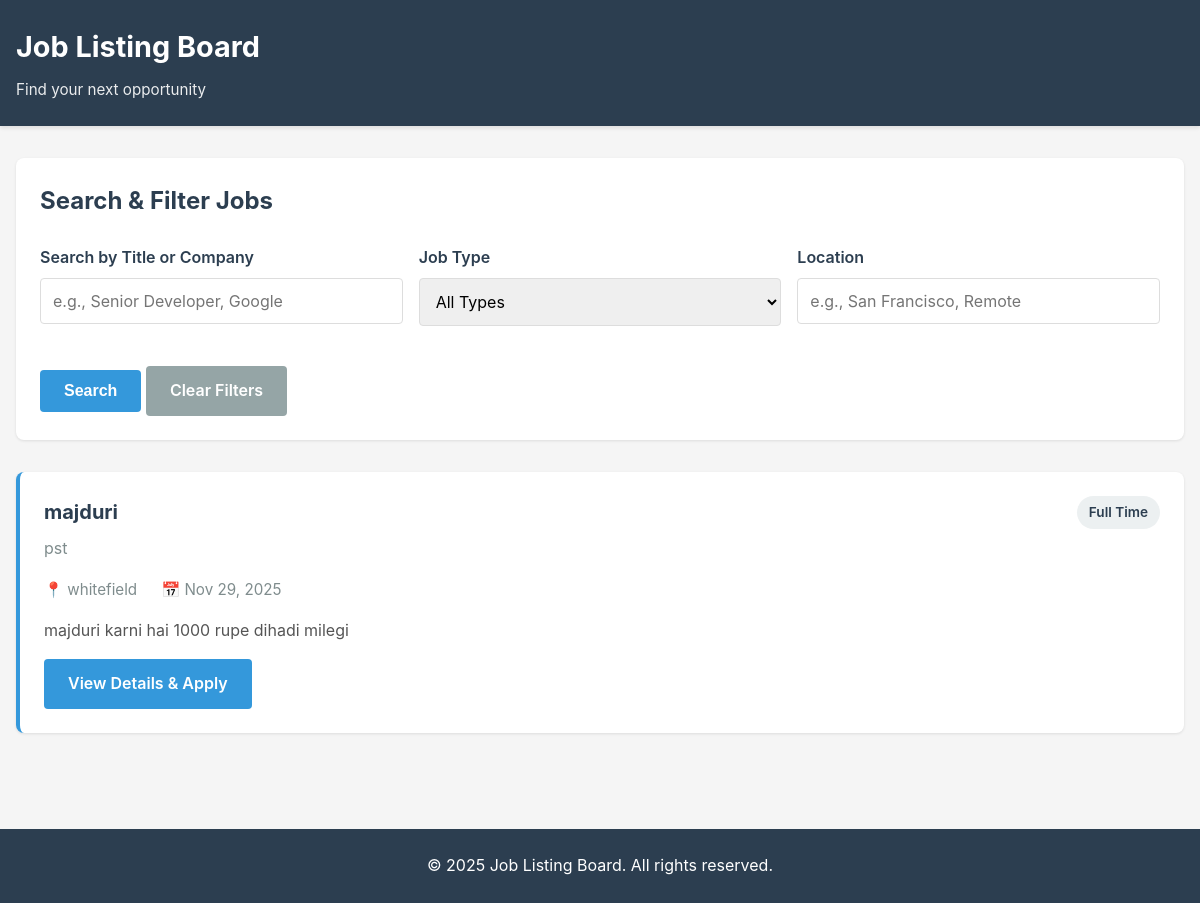
Before: / with the older database file.
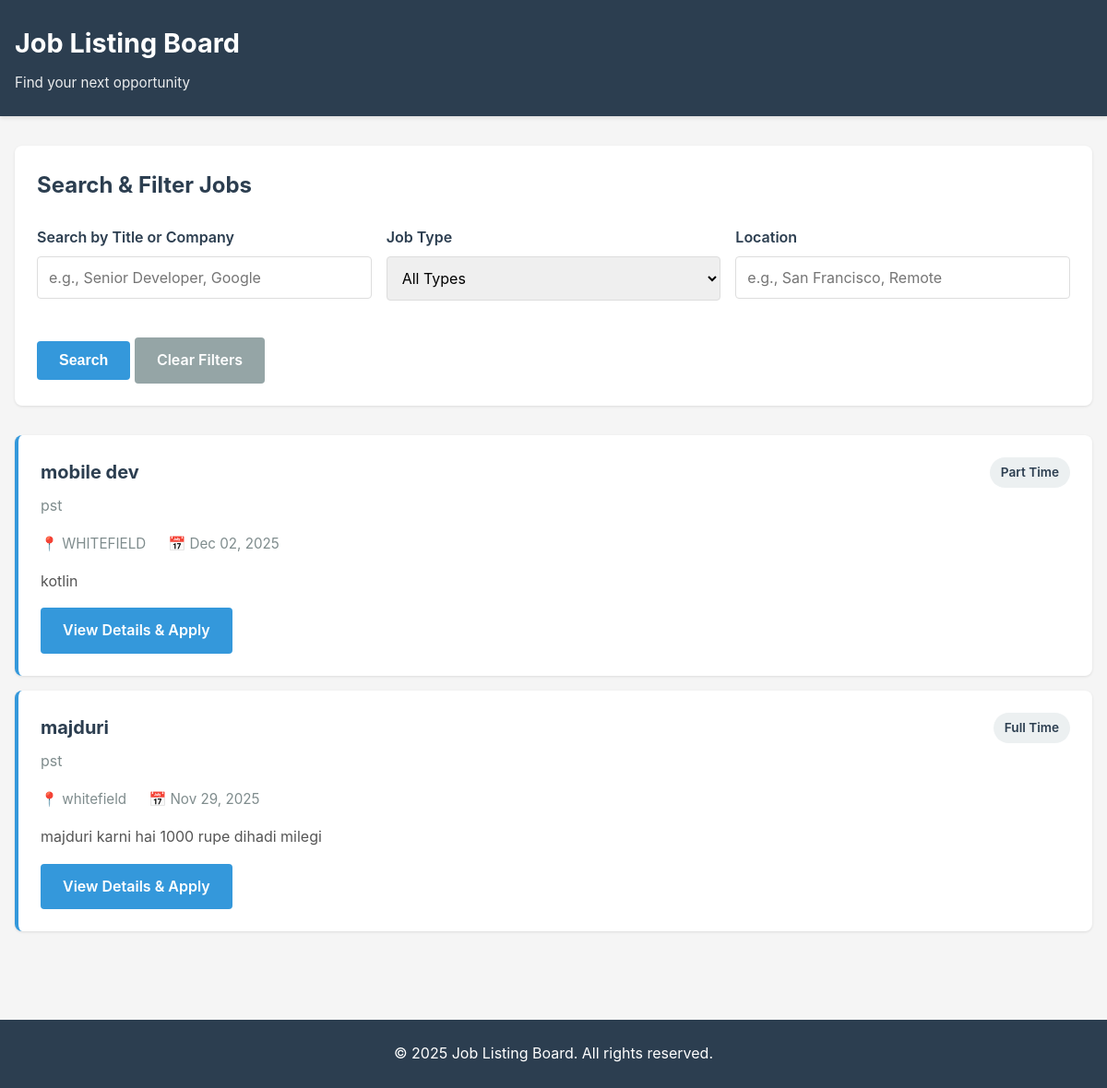
After: the same page with the newer database file.
### jobs/models.py (models this page shows, shortened)
class Job(models.Model):
    JOB_TYPE_CHOICES = [
        ('FT', 'Full Time'),
        ('PT', 'Part Time'),
        ('INTERN', 'Internship'),
    ]
    STATUS_CHOICES = [
        ('DRAFT', 'Draft'),
        ('PUBLISHED', 'Published'),
        ('ARCHIVED', 'Archived'),
    ]
    title = models.CharField(max_length=200)
    company = models.CharField(max_length=200)
    description = models.TextField()
    location = models.CharField(max_length=200)
    job_type = models.CharField(max_length=10, choices=JOB_TYPE_CHOICES)
    status = models.CharField(max_length=10, choices=STATUS_CHOICES, default='DRAFT')
    posted_at = models.DateTimeField(auto_now_add=True)
    updated_at = models.DateTimeField(auto_now=True)
    class Meta:
        ordering = ['-posted_at']
        indexes = [
            models.Index(fields=['status', 'job_type']),
        ]

### jobs/views.py (the view)
# urls.py: path('', views.JobListView.as_view(), name='job_list'),
class JobListView(ListView):
    model = Job
    template_name = 'jobs/job_list.html'
    context_object_name = 'jobs'
    paginate_by = 10
    def get_queryset(self):
        queryset = Job.objects.filter(status='PUBLISHED')
        search_query = self.request.GET.get('search', '')
        if search_query:
            queryset = queryset.filter(
                Q(title__icontains=search_query) | Q(company__icontains=search_query)
            )
        job_type = self.request.GET.get('job_type', '')
        if job_type:
            queryset = queryset.filter(job_type=job_type)
        location = self.request.GET.get('location', '')
        if location:
            queryset = queryset.filter(location__icontains=location)
        return queryset.order_by('-posted_at')
    def get_context_data(self, **kwargs):
        context = super().get_context_data(**kwargs)
        context['search_query'] = self.request.GET.get('search', '')
        context['job_type'] = self.request.GET.get('job_type', '')
        context['location'] = self.request.GET.get('location', '')
        context['job_type_choices'] = Job.JOB_TYPE_CHOICES
        return context

### jobs/templates/jobs/job_list.html (shortened to what this page needs)
{% extends "jobs/base.html" %}
{% block content %}
<div class="filter-section">
    <h2 style="margin-bottom: 1.5rem; color: #2c3e50;">Search & Filter Jobs</h2>
    <form method="GET" class="filter-form">
        <div class="filter-row">
            <div class="form-group">
                <label for="search">Search by Title or Company</label>
                <input
                    type="text"
                    id="search"
                    name="search"
                    class="form-control"
                    placeholder="e.g., Senior Developer, Google"
                    value="{{ search_query }}"
                >
            </div>
            <div class="form-group">
                <label for="job_type">Job Type</label>
                <select id="job_type" name="job_type" class="form-control">
                    <option value="">All Types</option>
                </select>
            </div>
            <div class="form-group">
                <label for="location">Location</label>
                <input
                    type="text"
                    id="location"
                    name="location"
                    class="form-control"
                    placeholder="e.g., San Francisco, Remote"
                    value="{{ location }}"
                >
            </div>
        </div>
        <button type="submit" class="btn btn-primary">Search</button>
        <a href="{% url 'job_list' %}" class="btn btn-secondary">Clear Filters</a>
    </form>
</div>
{% if jobs %}
    {% for job in jobs %}
    <div class="job-card">
        <div class="job-header">
            <div>
                <h3 class="job-title">{{ job.title }}</h3>
                <p style="color: #7f8c8d; margin: 0.5rem 0 0 0;">{{ job.company }}</p>
            </div>
            <span class="job-badge">{{ job.get_job_type_display }}</span>
        </div>
        <div class="job-meta">
            <div class="job-meta-item">📍 {{ job.location }}</div>
            <div class="job-meta-item">📅 {{ job.posted_at|date:"M d, Y" }}</div>
        </div>
        <p class="job-description">{{ job.description|truncatewords:30 }}</p>
        <a href="{% url 'job_detail' job.pk %}" class="btn btn-primary">View Details & Apply</a>
    </div>
    {% endfor %}
{% else %}
    <div class="card">
        <p style="text-align: center; color: #7f8c8d; padding: 2rem 0;">No jobs found matching your criteria.</p>
    </div>
{% endif %}
{% endblock %}

### jobs/templates/jobs/base.html (shortened to what this page needs)
<!DOCTYPE html>
<html lang="en">
<head>
</head>
<body>
    <header>
        <div class="container">
            <h1>Job Listing Board</h1>
            <p>Find your next opportunity</p>
        </div>
    </header>
    <main>
        <div class="container">
            {% block content %}{% endblock %}
        </div>
    </main>
    <footer>
        <div class="container">
            <p>&copy; 2025 Job Listing Board. All rights reserved.</p>
        </div>
    </footer>
</body>
</html>

### jobs/templates/jobs/base.html (style rules this page uses)
* { margin: 0; padding: 0; box-sizing: border-box; }
body { font-family: -apple-system, BlinkMacSystemFont, 'Segoe UI', Roboto, Oxygen, Ubuntu, Cantarell, sans-serif; background-color: #f5f5f5; color: #333; line-height: 1.6; }
header { background-color: #2c3e50; color: white; padding: 1.5rem 0; box-shadow: 0 2px 4px rgba(0,0,0,0.1); }
.container { max-width: 1200px; margin: 0 auto; padding: 0 1rem; }
header h1 { font-size: 1.8rem; margin-bottom: 0.5rem; }
header p { font-size: 0.95rem; opacity: 0.9; }
main { padding: 2rem 0; min-height: calc(100vh - 200px); }
.form-group { margin-bottom: 1.5rem; }
label { display: block; margin-bottom: 0.5rem; font-weight: 600; color: #2c3e50; }
.form-control { width: 100%; padding: 0.75rem; border: 1px solid #ddd; border-radius: 4px; font-family: inherit; font-size: 1rem; transition: border-color 0.2s; }
.btn { display: inline-block; padding: 0.75rem 1.5rem; border: none; border-radius: 4px; font-size: 1rem; font-weight: 600; cursor: pointer; transition: all 0.2s; text-decoration: none; text-align: center; }
.btn-primary { background-color: #3498db; color: white; }
.btn-secondary { background-color: #95a5a6; color: white; }
.filter-section { background: white; padding: 1.5rem; border-radius: 8px; margin-bottom: 2rem; box-shadow: 0 1px 3px rgba(0,0,0,0.1); }
.filter-row { display: grid; grid-template-columns: repeat(auto-fit, minmax(250px, 1fr)); gap: 1rem; margin-bottom: 1rem; }
.job-card { background: white; padding: 1.5rem; border-radius: 8px; border-left: 4px solid #3498db; box-shadow: 0 1px 3px rgba(0,0,0,0.1); margin-bottom: 1rem; transition: box-shadow 0.2s; }
.job-header { display: flex; justify-content: space-between; align-items: start; margin-bottom: 1rem; }
.job-title { font-size: 1.25rem; font-weight: 700; color: #2c3e50; margin: 0; }
.job-badge { display: inline-block; padding: 0.35rem 0.75rem; background-color: #ecf0f1; color: #2c3e50; border-radius: 20px; font-size: 0.85rem; font-weight: 600; }
.job-meta { display: flex; gap: 1.5rem; margin-bottom: 1rem; font-size: 0.95rem; color: #7f8c8d; }
.job-meta-item { display: flex; align-items: center; }
.job-description { color: #555; margin-bottom: 1rem; line-height: 1.6; }
footer { background-color: #2c3e50; color: white; text-align: center; padding: 1.5rem 0; margin-top: 3rem; }

Changed rows visible on the page:
added Job: title "mobile dev", company "pst", job_type "Part Time", location "WHITEFIELD", posted_at "Dec 02, 2025", description "kotlin"
